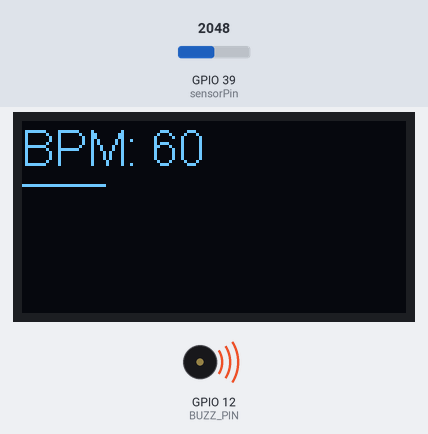
The sketch below on a simulated ESP32. Shown: 128×64 one-colour display, buzzer (waves = sounding, pin HIGH). Inputs (shaded band) come from the test bench; at power-on: GPIO 39 (sensorPin) = 2048. What the sketch prints to the serial monitor is not drawn.

Above: at 1.2 s.
1.3 s: GPIO 39 (sensorPin) set to 0
At 2.6 s:
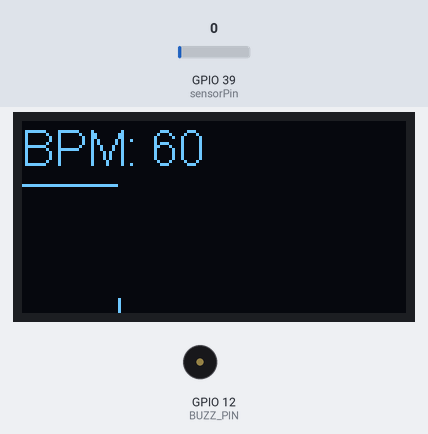
2.9 s: GPIO 39 (sensorPin) set to 168
At 3.53 s:
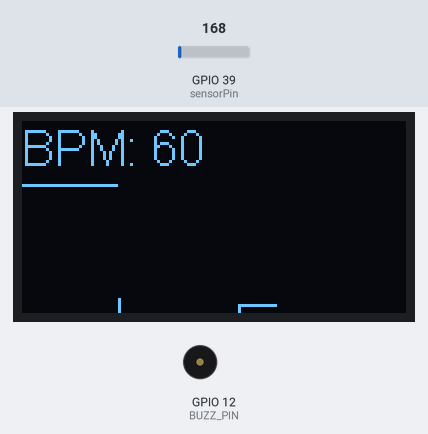
4.4 s: GPIO 39 (sensorPin) set to 88
At 9.8 s:
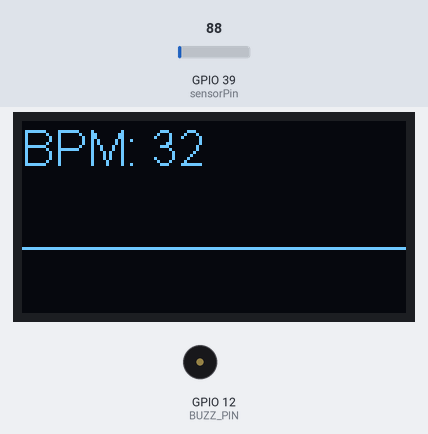
Timing chart, 0 to 11.3 s (numbered marks = the images above; inputs shaded):
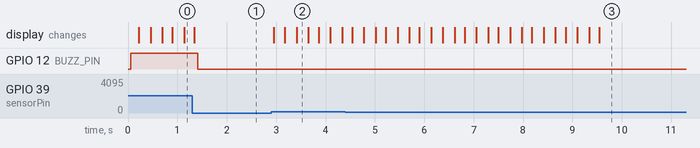

The sketch:

ESP_ECG.ino
```cpp
#include <Wire.h>
#include <Ticker.h>
#include "SSD1306Wire.h"

SSD1306Wire  display(0x3c, 5, 4);


#define NUM_SAMPLES 40
#define BUZZ_PIN 12

#define RUNNING_AVG 128

#define PLOT_Y_H 64
#define PLOT_Y_L 20


int sensorPin = 39;
int sensorValue[NUM_SAMPLES] = {};
int outputValue[1000] = {};
int i = 0;
int n = 0;
int avg = 0;
int sum = 0;
int runningAverage = 0;
float bias = 1800;

int sumsum = 0;

Ticker sampler;

Ticker tickerBPM;

void setup() {
  Serial.begin(115200);
  Serial.println();
  Serial.println();

  display.init();

  display.flipScreenVertically();
  display.setTextAlignment(TEXT_ALIGN_LEFT);
  display.setFont(ArialMT_Plain_16);
  display.setColor(WHITE);

  pinMode(BUZZ_PIN, OUTPUT);

  sampler.attach_ms(1, sampleAndCalculate);
  tickerBPM.attach_ms(6000, calculateBPM);
}


int pulseCounter = 0;
int pulseCounterOld = 0;
int BPM = 60;
int BPMOld = 60;
void calculateBPM(void) {
  BPM = 5 * (pulseCounter + pulseCounterOld);
  BPM = (BPM + BPMOld) / 2;
  BPMOld = BPM;
  pulseCounterOld = pulseCounter;
  pulseCounter = 0;
}

unsigned long currentMillis = 0, previousMillis = 0;

bool beat = false;
bool beatOld = false;

void buzz(int val, int avg) {
  int interval = 100;
  int treshold;
  treshold = avg * 1.4;


  currentMillis = millis();
  if (val > treshold) {
    digitalWrite(BUZZ_PIN, HIGH);
    previousMillis = currentMillis;
    beatOld = beat;
    beat = true;
  }


  if (currentMillis - previousMillis >= interval) {

    digitalWrite(BUZZ_PIN, LOW);
    beatOld = beat;
    beat = false;
  }

  if ((beatOld == true) && (beat == false)) {
    pulseCounter++;
  }


}


void sampleAndCalculate() {
  sensorValue[i] = analogRead(sensorPin);
  sum += sensorValue[i];
  i++;

  avg = sum / NUM_SAMPLES;


  if (i == NUM_SAMPLES ) {

    i = 0;
    sum = 0;

    bias = (20*bias + avg)/21.0;
    outputValue[n] = avg;

    for (int k = 0; k < RUNNING_AVG; k++) {
      sumsum += outputValue[k];

    }
    runningAverage = sumsum / RUNNING_AVG;
    sumsum = 0;

    n++;
    if (n == RUNNING_AVG)
      n = 0;

    buzz(avg, runningAverage);
    Serial.print(bias);
    Serial.print(" ");

    Serial.println(avg);

  }
}


void plotGraph(void) {
  int maxVal = 0;
  int minVal = 10000;

  for (int i = 0; i < 128; i++) {
    maxVal = max(maxVal, outputValue[i]);
    minVal = min(minVal, outputValue[i]);
  }

  int lastVal = map(outputValue[0], minVal-1, maxVal+1, PLOT_Y_H, PLOT_Y_L);
  int val = 1500;


  for (int i = 0; i < 128; i++) {
    val = map(outputValue[i], minVal-1, maxVal+1, PLOT_Y_H, PLOT_Y_L);
    display.drawVerticalLine(i, val, 1 + max(val, lastVal) - min(val, lastVal));
    lastVal = val;
  }

}


void loop() {
  display.clear();
  plotGraph();
  String tekst = "BPM: ";
  tekst = tekst + String(BPM);
  display.drawString(0, 0, tekst);
  display.display();
  delay(20);
}
```

Measured:
- after the input at 1.3 s, GPIO 12 (BUZZ_PIN): HIGH → LOW after 0.11 s
- after the input at 2.9 s, the display: first changes after 0.05 s (image 2 shows a later state)
- after the input at 4.4 s, GPIO 12 (BUZZ_PIN): stays LOW (without the input it goes to HIGH after 2.0 s)
